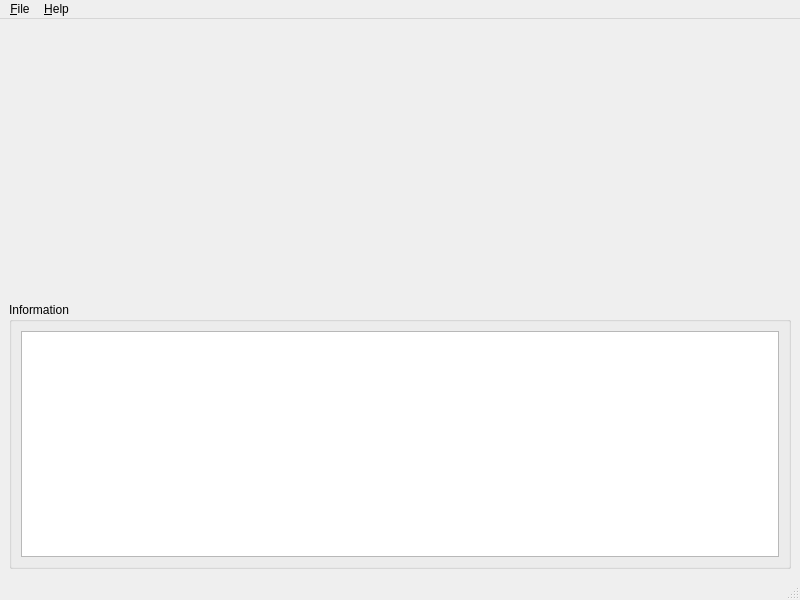
<?xml version="1.0" encoding="UTF-8"?>
<ui version="4.0">
 <class>MainWindow</class>
 <widget class="QMainWindow" name="MainWindow">
  <property name="geometry">
   <rect>
    <x>0</x>
    <y>0</y>
    <width>800</width>
    <height>600</height>
   </rect>
  </property>
  <property name="windowTitle">
   <string>MainWindow</string>
  </property>
  <widget class="QWidget" name="centralwidget">
   <layout class="QGridLayout" name="gridLayout">
    <item row="0" column="0">
     <widget class="QStackedWidget" name="stackedWidget">
      <property name="currentIndex">
       <number>0</number>
      </property>
      <widget class="QWidget" name="page"/>
      <widget class="QWidget" name="page_2"/>
     </widget>
    </item>
    <item row="1" column="0">
     <widget class="QGroupBox" name="groupBox">
      <property name="title">
       <string>Information</string>
      </property>
      <layout class="QVBoxLayout" name="verticalLayout">
       <item>
        <widget class="QPlainTextEdit" name="informationBox">
         <property name="sizePolicy">
          <sizepolicy hsizetype="Expanding" vsizetype="MinimumExpanding">
           <horstretch>0</horstretch>
           <verstretch>0</verstretch>
          </sizepolicy>
         </property>
        </widget>
       </item>
      </layout>
     </widget>
    </item>
   </layout>
  </widget>
  <widget class="QMenuBar" name="menubar">
   <property name="geometry">
    <rect>
     <x>0</x>
     <y>0</y>
     <width>800</width>
     <height>23</height>
    </rect>
   </property>
   <widget class="QMenu" name="menu_File">
    <property name="title">
     <string>&amp;File</string>
    </property>
    <addaction name="action_Open_configuration"/>
    <addaction name="action_Configuration"/>
    <addaction name="action_Save_configuration"/>
    <addaction name="actionSave_configuration_as"/>
    <addaction name="separator"/>
    <addaction name="action_Quit"/>
    <addaction name="separator"/>
   </widget>
   <widget class="QMenu" name="menu_Help">
    <property name="title">
     <string>&amp;Help</string>
    </property>
    <addaction name="action_About"/>
   </widget>
   <addaction name="menu_File"/>
   <addaction name="menu_Help"/>
  </widget>
  <widget class="QStatusBar" name="statusbar"/>
  <action name="action_Quit">
   <property name="text">
    <string>&amp;Quit</string>
   </property>
   <property name="shortcut">
    <string>Ctrl+Q</string>
   </property>
  </action>
  <action name="action_Configuration">
   <property name="text">
    <string>Edit &amp;configuration...</string>
   </property>
  </action>
  <action name="action_Open_configuration">
   <property name="text">
    <string>&amp;Open configuration...</string>
   </property>
   <property name="shortcut">
    <string>Ctrl+O</string>
   </property>
  </action>
  <action name="action_Save_configuration">
   <property name="enabled">
    <bool>false</bool>
   </property>
   <property name="text">
    <string>&amp;Save configuration</string>
   </property>
   <property name="shortcut">
    <string>Ctrl+S</string>
   </property>
  </action>
  <action name="actionSave_configuration_as">
   <property name="text">
    <string>Save configuration &amp;as...</string>
   </property>
  </action>
  <action name="action_About">
   <property name="text">
    <string>&amp;About...</string>
   </property>
   <property name="shortcut">
    <string>F1</string>
   </property>
  </action>
 </widget>
 <resources/>
 <connections/>
</ui>
